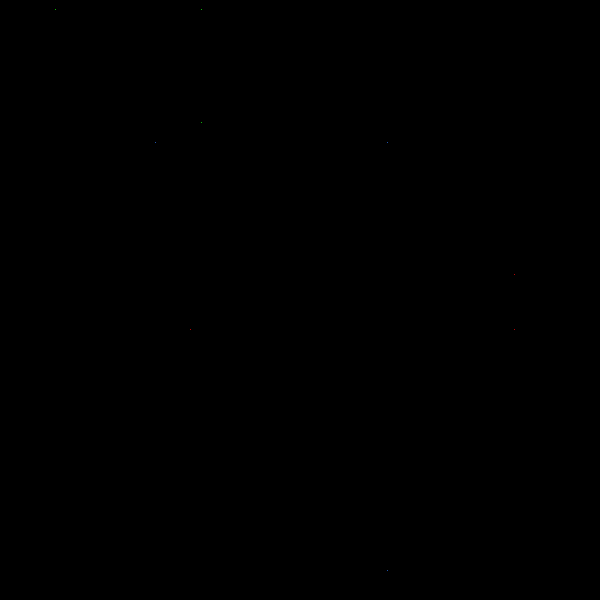
Frame 1 (no input)
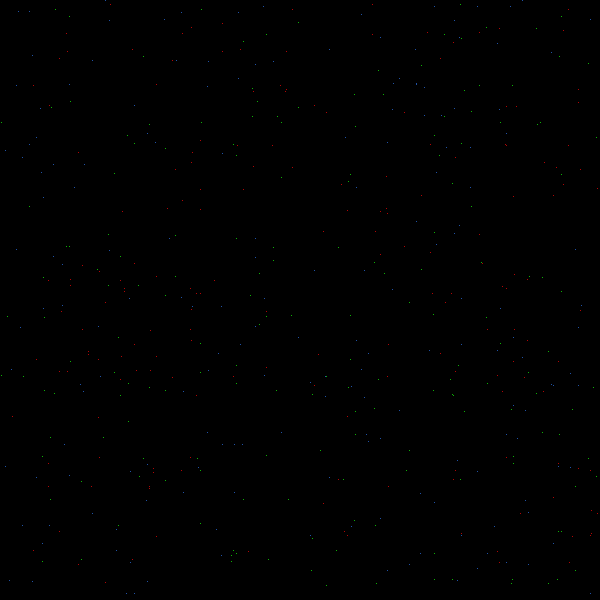
Frame 60 (the mouse pressed at the canvas centre just before this capture)
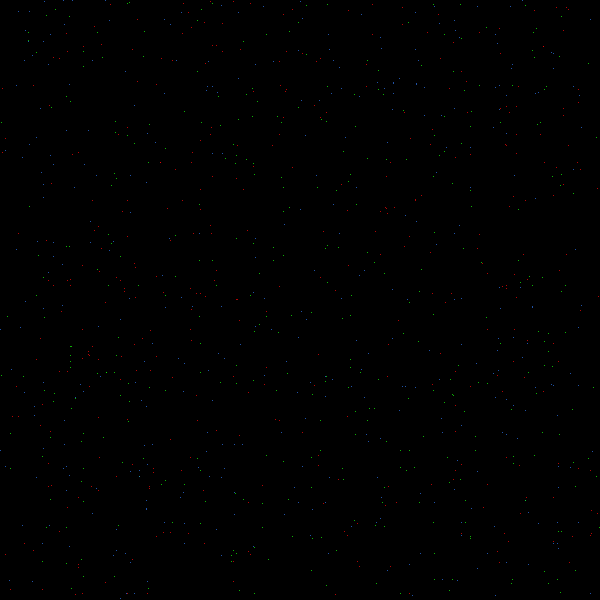
Frame 120 (the mouse held since frame 60 and released just before this capture)

The Processing sketch that drew these frames (run headless with seeded random() and noise(); from frame 60 on, the mouse is pressed at the canvas centre):

// Processing sketch: processing_62575
// ── processing_62575.pde

float x1, y1;
float x2, y2;
float x11, y11;
float x21, y21;
float x111, y111;
float x211, y211;

void setup() {
size(600,600);
background(#000000);

}

void draw() {
stroke (#2d74ea);
float x1=random(width); //los puntos x1 y x2 los manda al medio
float x2=random(width);
 y1 = random(width); //a los puntos y1 e y2 los manda al azar hacia el width
  y2 = random(width);
point(x1,y1); //dibuja la linea de todos
point(x2,y2); //dibuja la linea de todos
point(x1,y2); //dibuja la linea de todos

stroke (#f90707);
float x11=random(width); //los puntos x1 y x2 los manda al medio
float x21=random(width);
 y11 = random(width); //a los puntos y1 e y2 los manda al azar hacia el width
  y21 = random(width);
point(x11,y11); //dibuja la linea de todos
point(x21,y21); //dibuja la linea de todos
point(x11,y21); //dibuja la linea de todos

stroke (#12f907);
float x111=random(width); //los puntos x1 y x2 los manda al medio
float x211=random(width);
 y111 = random(width); //a los puntos y1 e y2 los manda al azar hacia el width
  y211 = random(width);
point(x111,y111); //dibuja la linea de todos
point(x211,y211); //dibuja la linea de todos
point(x111,y211); //dibuja la linea de todos


}
